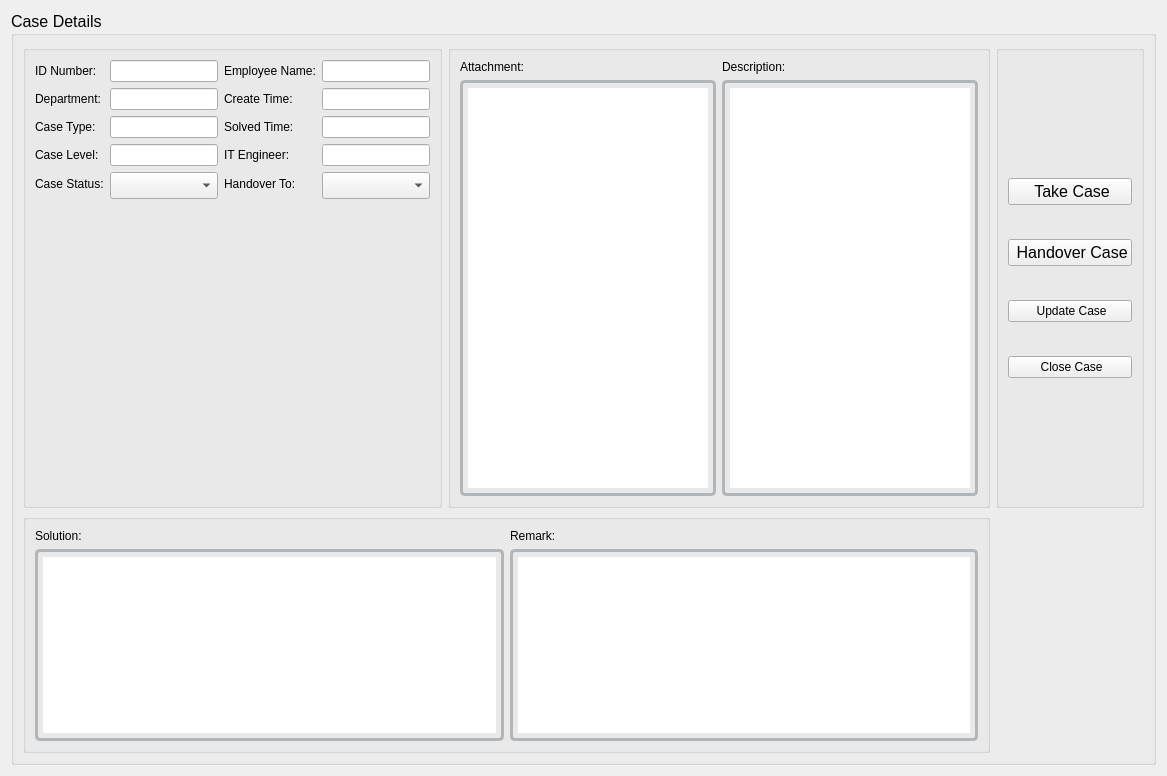
      <widget class="QWidget" name="page_Case_Details">
       <property name="font">
        <font>
         <pointsize>12</pointsize>
        </font>
       </property>
       <property name="styleSheet">
        <string notr="true">QPlainTextEdit{
border-style:none;
border:3px solid #B2B6B9;
padding:5px;
border-radius:5px;
}
QTableView{
border-style:none;
border:3px solid #B2B6B9;
padding:5px;
border-radius:5px;
}
</string>
       </property>
       <layout class="QGridLayout" name="gridLayout_20">
        <item row="0" column="0">
         <widget class="QGroupBox" name="groupBox_3">
          <property name="font">
           <font>
            <pointsize>12</pointsize>
           </font>
          </property>
          <property name="title">
           <string>Case Details</string>
          </property>
          <layout class="QGridLayout" name="gridLayout_24">
           <item row="0" column="0">
            <widget class="QGroupBox" name="groupBox_5">
             <property name="title">
              <string/>
             </property>
             <property name="flat">
              <bool>false</bool>
             </property>
             <layout class="QGridLayout" name="gridLayout_21">
              <item row="1" column="0">
               <spacer name="verticalSpacer_7">
                <property name="orientation">
                 <enum>Qt::Vertical</enum>
                </property>
                <property name="sizeType">
                 <enum>QSizePolicy::Maximum</enum>
                </property>
                <property name="sizeHint" stdset="0">
                 <size>
                  <width>20</width>
                  <height>210</height>
                 </size>
                </property>
               </spacer>
              </item>
              <item row="0" column="0">
               <layout class="QFormLayout" name="formLayout_2">
                <item row="0" column="0">
                 <widget class="QLabel" name="label">
                  <property name="text">
                   <string>ID Number:</string>
                  </property>
                 </widget>
                </item>
                <item row="0" column="1">
                 <widget class="QLineEdit" name="lineEdit_Details_ID"/>
                </item>
                <item row="1" column="0">
                 <widget class="QLabel" name="label_3">
                  <property name="text">
                   <string>Department:</string>
                  </property>
                 </widget>
                </item>
                <item row="1" column="1">
                 <widget class="QLineEdit" name="lineEdit_Details_Department"/>
                </item>
                <item row="2" column="0">
                 <widget class="QLabel" name="label_6">
                  <property name="text">
                   <string>Case Type:</string>
                  </property>
                 </widget>
                </item>
                <item row="2" column="1">
                 <widget class="QLineEdit" name="lineEdit_Details_CaseType"/>
                </item>
                <item row="3" column="0">
                 <widget class="QLabel" name="label_8">
                  <property name="text">
                   <string>Case Level:</string>
                  </property>
                 </widget>
                </item>
                <item row="3" column="1">
                 <widget class="QLineEdit" name="lineEdit_Details_CaseLevel"/>
                </item>
                <item row="4" column="0">
                 <widget class="QLabel" name="label_7">
                  <property name="text">
                   <string>Case Status:</string>
                  </property>
                 </widget>
                </item>
                <item row="4" column="1">
                 <widget class="QComboBox" name="comboBox_Case_Status">
                  <property name="font">
                   <font>
                    <pointsize>12</pointsize>
                   </font>
                  </property>
                 </widget>
                </item>
               </layout>
              </item>
              <item row="1" column="1">
               <spacer name="verticalSpacer_11">
                <property name="orientation">
                 <enum>Qt::Vertical</enum>
                </property>
                <property name="sizeType">
                 <enum>QSizePolicy::Maximum</enum>
                </property>
                <property name="sizeHint" stdset="0">
                 <size>
                  <width>20</width>
                  <height>210</height>
                 </size>
                </property>
               </spacer>
              </item>
              <item row="0" column="1">
               <layout class="QFormLayout" name="formLayout">
                <item row="0" column="0">
                 <widget class="QLabel" name="label_15">
                  <property name="text">
                   <string>Employee Name:</string>
                  </property>
                 </widget>
                </item>
                <item row="0" column="1">
                 <widget class="QLineEdit" name="lineEdit_Details_EmployeeName"/>
                </item>
                <item row="1" column="0">
                 <widget class="QLabel" name="label_5">
                  <property name="text">
                   <string>Create Time:</string>
                  </property>
                 </widget>
                </item>
                <item row="1" column="1">
                 <widget class="QLineEdit" name="lineEdit_Details_CreateTime"/>
                </item>
                <item row="2" column="0">
                 <widget class="QLabel" name="label_11">
                  <property name="text">
                   <string>Solved Time:</string>
                  </property>
                 </widget>
                </item>
                <item row="2" column="1">
                 <widget class="QLineEdit" name="lineEdit_Details_SolvedTime"/>
                </item>
                <item row="3" column="0">
                 <widget class="QLabel" name="label_10">
                  <property name="text">
                   <string>IT Engineer:</string>
                  </property>
                 </widget>
                </item>
                <item row="3" column="1">
                 <widget class="QLineEdit" name="lineEdit_Details_ITEngineer"/>
                </item>
                <item row="4" column="0">
                 <widget class="QLabel" name="label_14">
                  <property name="text">
                   <string>Handover To:</string>
                  </property>
                 </widget>
                </item>
                <item row="4" column="1">
                 <widget class="QComboBox" name="comboBox_ITEngineer">
                  <property name="font">
                   <font>
                    <pointsize>12</pointsize>
                   </font>
                  </property>
                  <property name="placeholderText">
                   <string>Select...</string>
                  </property>
                 </widget>
                </item>
               </layout>
              </item>
             </layout>
            </widget>
           </item>
           <item row="0" column="1">
            <widget class="QGroupBox" name="groupBox_6">
             <property name="title">
              <string/>
             </property>
             <layout class="QGridLayout" name="gridLayout_23">
              <item row="0" column="0">
               <layout class="QGridLayout" name="gridLayout_2">
                <item row="0" column="0">
                 <layout class="QGridLayout" name="gridLayout_22">
                  <item row="0" column="0">
                   <widget class="QLabel" name="label_12">
                    <property name="text">
                     <string>Attachment:</string>
                    </property>
                   </widget>
                  </item>
                  <item row="1" column="0">
                   <widget class="QPlainTextEdit" name="plainTextEdit_Attachment">
                    <property name="font">
                     <font>
                      <pointsize>12</pointsize>
                     </font>
                    </property>
                   </widget>
                  </item>
                 </layout>
                </item>
                <item row="0" column="1">
                 <layout class="QVBoxLayout" name="verticalLayout_4">
                  <item>
                   <widget class="QLabel" name="label_4">
                    <property name="text">
                     <string>Description:</string>
                    </property>
                   </widget>
                  </item>
                  <item>
                   <widget class="QPlainTextEdit" name="plainTextEdit_Description">
                    <property name="font">
                     <font>
                      <pointsize>12</pointsize>
                     </font>
                    </property>
                   </widget>
                  </item>
                 </layout>
                </item>
               </layout>
              </item>
             </layout>
            </widget>
           </item>
           <item row="0" column="2">
            <widget class="QGroupBox" name="groupBox_4">
             <property name="sizePolicy">
              <sizepolicy hsizetype="Preferred" vsizetype="Preferred">
               <horstretch>0</horstretch>
               <verstretch>0</verstretch>
              </sizepolicy>
             </property>
             <property name="font">
              <font>
               <pointsize>12</pointsize>
              </font>
             </property>
             <property name="title">
              <string/>
             </property>
             <property name="alignment">
              <set>Qt::AlignLeading|Qt::AlignLeft|Qt::AlignVCenter</set>
             </property>
             <layout class="QGridLayout" name="gridLayout_19">
              <item row="0" column="0">
               <layout class="QVBoxLayout" name="verticalLayout">
                <item>
                 <spacer name="verticalSpacer">
                  <property name="orientation">
                   <enum>Qt::Vertical</enum>
                  </property>
                  <property name="sizeHint" stdset="0">
                   <size>
                    <width>20</width>
                    <height>118</height>
                   </size>
                  </property>
                 </spacer>
                </item>
                <item>
                 <widget class="QPushButton" name="pushButton_Take_Case">
                  <property name="font">
                   <font>
                    <pointsize>12</pointsize>
                   </font>
                  </property>
                  <property name="text">
                   <string> Take Case</string>
                  </property>
                  <property name="icon">
                   <iconset resource="ResourceFile.qrc">
                    <normaloff>:/Icon/adduser.png</normaloff>:/Icon/adduser.png</iconset>
                  </property>
                 </widget>
                </item>
                <item>
                 <spacer name="verticalSpacer_8">
                  <property name="orientation">
                   <enum>Qt::Vertical</enum>
                  </property>
                  <property name="sizeHint" stdset="0">
                   <size>
                    <width>20</width>
                    <height>28</height>
                   </size>
                  </property>
                 </spacer>
                </item>
                <item>
                 <widget class="QPushButton" name="pushButton_Handover_Case">
                  <property name="font">
                   <font>
                    <pointsize>12</pointsize>
                   </font>
                  </property>
                  <property name="text">
                   <string> Handover Case</string>
                  </property>
                  <property name="icon">
                   <iconset resource="ResourceFile.qrc">
                    <normaloff>:/Icon/handoverUser.png</normaloff>:/Icon/handoverUser.png</iconset>
                  </property>
                 </widget>
                </item>
                <item>
                 <spacer name="verticalSpacer_9">
                  <property name="orientation">
                   <enum>Qt::Vertical</enum>
                  </property>
                  <property name="sizeHint" stdset="0">
                   <size>
                    <width>20</width>
                    <height>28</height>
                   </size>
                  </property>
                 </spacer>
                </item>
                <item>
                 <widget class="QPushButton" name="pushButton_Update_Case">
                  <property name="text">
                   <string> Update Case</string>
                  </property>
                  <property name="icon">
                   <iconset resource="ResourceFile.qrc">
                    <normaloff>:/Icon/open.png</normaloff>:/Icon/open.png</iconset>
                  </property>
                 </widget>
                </item>
                <item>
                 <spacer name="verticalSpacer_10">
                  <property name="orientation">
                   <enum>Qt::Vertical</enum>
                  </property>
                  <property name="sizeHint" stdset="0">
                   <size>
                    <width>20</width>
                    <height>28</height>
                   </size>
                  </property>
                 </spacer>
                </item>
                <item>
                 <widget class="QPushButton" name="pushButton_Close_Cases">
                  <property name="text">
                   <string> Close Case</string>
                  </property>
                  <property name="icon">
                   <iconset resource="ResourceFile.qrc">
                    <normaloff>:/Icon/closeUser.png</normaloff>:/Icon/closeUser.png</iconset>
                  </property>
                 </widget>
                </item>
                <item>
                 <spacer name="verticalSpacer_2">
                  <property name="orientation">
                   <enum>Qt::Vertical</enum>
                  </property>
                  <property name="sizeHint" stdset="0">
                   <size>
                    <width>20</width>
                    <height>118</height>
                   </size>
                  </property>
                 </spacer>
                </item>
               </layout>
              </item>
             </layout>
            </widget>
           </item>
           <item row="1" column="0" colspan="2">
            <widget class="QGroupBox" name="groupBox_7">
             <property name="title">
              <string/>
             </property>
             <layout class="QGridLayout" name="gridLayout_18">
              <item row="0" column="0">
               <layout class="QHBoxLayout" name="horizontalLayout_6">
                <item>
                 <layout class="QVBoxLayout" name="verticalLayout_5">
                  <item>
                   <widget class="QLabel" name="label_9">
                    <property name="text">
                     <string>Solution:</string>
                    </property>
                   </widget>
                  </item>
                  <item>
                   <widget class="QPlainTextEdit" name="plainTextEdit_Solution">
                    <property name="font">
                     <font>
                      <pointsize>12</pointsize>
                     </font>
                    </property>
                   </widget>
                  </item>
                 </layout>
                </item>
                <item>
                 <layout class="QVBoxLayout" name="verticalLayout_6">
                  <item>
                   <widget class="QLabel" name="label_13">
                    <property name="text">
                     <string>Remark:</string>
                    </property>
                   </widget>
                  </item>
                  <item>
                   <widget class="QPlainTextEdit" name="plainTextEdit_Remark">
                    <property name="font">
                     <font>
                      <pointsize>12</pointsize>
                     </font>
                    </property>
                   </widget>
                  </item>
                 </layout>
                </item>
               </layout>
              </item>
             </layout>
            </widget>
           </item>
          </layout>
         </widget>
        </item>
       </layout>
      </widget>
